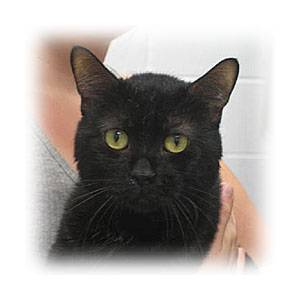
#> input picture dogs-vs-cats/train/cat/cat.10038.jpg, 299 x 300 px
$ jupyter execute --allow-errors ML_03.ipynb
#> lines starting #> are read from the running program, lines starting #| are printed output that depends on the picture
#> `Image = cv2.imread(imgpath, 0)`:
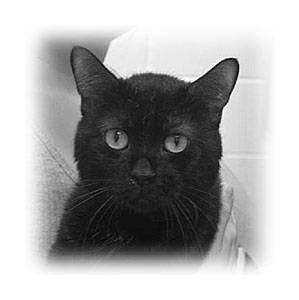
#> Image: shape (300, 299); min 0, max 255, mean 170.2
#> `Image=cv2.resize(Image,(60,60))`:
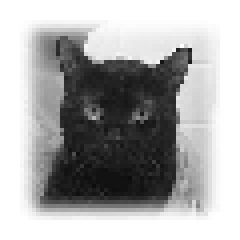
#> Image: shape (60, 60) (shown 4 times larger); min 12, max 255, mean 170.4
#> `Image = np.array(Image).flatten()`: Image = 3600 values, max 255 at index 0, min 12 at index 2672, mean 170.4
[cell 1]
import os
import numpy as np
import cv2
import matplotlib.pyplot as plt

[cell 2]
trainpath = os.path.join(os.getcwd(), 'dogs-vs-cats')
trainpath = os.path.join(trainpath, 'train')
categories = ['cat', 'dog']
data = []
#> (the rest of this cell did not finish here and is left out)

#> (a cell that did not finish here is left out)

[cell 4]
import random
features =[]
labels = []
random.shuffle(data)
for feature ,label in data:
    features.append(feature)
    labels.append(label)
#> this loop made 1 pass
#> label on pass 1: 0
#> after the loop, features = 1 item; labels = [0]
